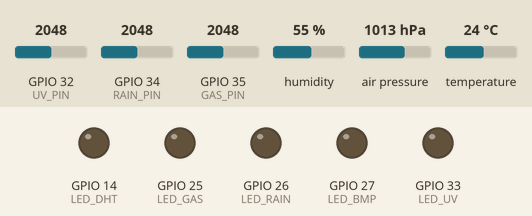
This sketch was run on a simulated ESP32. On the bench: output pins drawn as LEDs (lit = HIGH). The test bench sets the inputs (shaded band); at power-on: GPIO 34 (RAIN_PIN) = 2048, humidity 55 %, GPIO 32 (UV_PIN) = 2048, GPIO 35 (GAS_PIN) = 2048, air pressure 1013 hPa, temperature 24 °C. What the sketch prints to the serial monitor is not drawn.

Above: at 1.3 s.
1.4 s: GPIO 34 (RAIN_PIN) set to 1292
At 3.63 s:
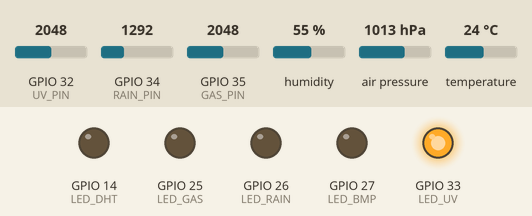
5.0 s: GPIO 34 (RAIN_PIN) set to 1199
At 10.89 s:
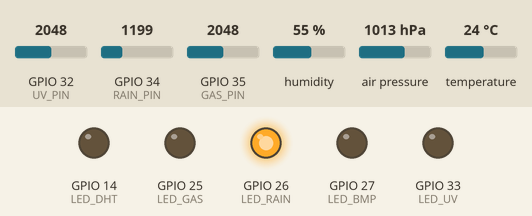
12.6 s: humidity set to 74 %
At 14.59 s:
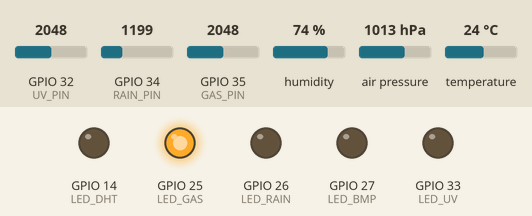
16.1 s: humidity set to 78 %
Timing chart, 0 to 23.2 s (numbered marks = the images above; inputs shaded):
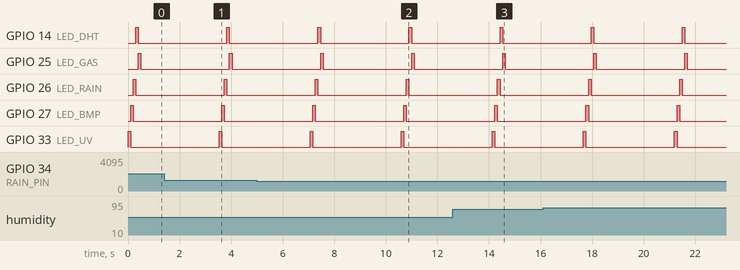

The sketch:

sketch_oct24a.ino
```cpp
#include <Wire.h>
#include <Adafruit_BMP085.h>
#include <DHT.h>

#define DHTPIN 4
#define DHTTYPE DHT11
#define RAIN_PIN 34
#define GAS_PIN 35
#define UV_PIN 32
#define LED_DHT 14
#define LED_BMP 27
#define LED_RAIN 26
#define LED_GAS 25
#define LED_UV 33

DHT dht(DHTPIN, DHTTYPE);
Adafruit_BMP085 bmp;

bool calibrated = false;
int dryRainBaseline = 0;
int wetRainBaseline = 0;
int uvBaseline = 0;
int gasBaseline = 0;

void setup() {
  Serial.begin(115200);
  dht.begin();

  if (!bmp.begin()) {
    Serial.println("BMP180 not detected. Check wiring!");
    while (1);
  }

  pinMode(LED_DHT, OUTPUT);
  pinMode(LED_BMP, OUTPUT);
  pinMode(LED_RAIN, OUTPUT);
  pinMode(LED_GAS, OUTPUT);
  pinMode(LED_UV, OUTPUT);

  Serial.println("Weather Station Initialized!");
  Serial.println("Calibration will run only if any sensor reports invalid data...");
}

void blinkLED(int pin) {
  digitalWrite(pin, HIGH);
  delay(100);
  digitalWrite(pin, LOW);
}

void blinkSequence() {
  blinkLED(LED_UV);
  blinkLED(LED_BMP);
  blinkLED(LED_RAIN);
  blinkLED(LED_DHT);
  blinkLED(LED_GAS);
}

void calibrateSensors() {
  Serial.println("Running sensor calibration...");
  long rainSum = 0, gasSum = 0, uvSum = 0;
  for (int i = 0; i < 10; i++) {
    rainSum += analogRead(RAIN_PIN);
    gasSum += analogRead(GAS_PIN);
    uvSum += analogRead(UV_PIN);
    delay(100);
  }
  dryRainBaseline = rainSum / 10;
  gasBaseline = gasSum / 10;
  uvBaseline = uvSum / 10;
  wetRainBaseline = dryRainBaseline - 1200; // assume ~1200 drop when wet
  wetRainBaseline = constrain(wetRainBaseline, 0, 4095);
  calibrated = true;
  Serial.println("Calibration complete.");
}

String classifyWeather(float temp, float hum, float pressure, float altitude, float rainPercent, int gasVal, int uvVal) {
  String weather = "Clear";

  if (rainPercent > 70 && hum > 80) weather = "Rain";
  else if (rainPercent > 30 && rainPercent <= 70) weather = "Drizzle";
  else if (hum > 85 && pressure < 1010) weather = "Fog";
  else if (hum > 75 && pressure < 1015) weather = "Mist";
  else if (temp <= 2 && hum > 80) weather = "Snow";
  else if (gasVal > 2000 && rainPercent > 20 && uvVal < 1500) weather = "Thunderstorm";
  else if (hum > 55 && temp < 28 && uvVal < 1800) weather = "Clouds";
  else weather = "Clear";

  return weather;
}

void loop() {
  blinkSequence();

  float temp = dht.readTemperature();
  float hum = dht.readHumidity();
  float pressure = bmp.readPressure() / 100.0;
  float altitude = bmp.readAltitude();
  int rainVal = analogRead(RAIN_PIN);
  int gasVal = analogRead(GAS_PIN);
  int uvVal = analogRead(UV_PIN);

  bool needCalib = false;
  if (isnan(temp) || isnan(hum)) needCalib = true;
  if (pressure < 800 || pressure > 1100) needCalib = true;
  if (rainVal < 10 || rainVal > 4090) needCalib = true;
  if (uvVal < 10 || uvVal > 4090) needCalib = true;

  if (!calibrated && needCalib) calibrateSensors();

  float rainPercent;
  if (calibrated)
    rainPercent = map(rainVal, wetRainBaseline, dryRainBaseline, 100, 0);
  else
    rainPercent = (4095.0 - rainVal) / 4095.0 * 100.0;

  rainPercent = constrain(rainPercent, 0.0, 100.0);

  String weather = classifyWeather(temp, hum, pressure, altitude, rainPercent, gasVal, uvVal);

  // Single clean output line
Serial.printf("Temperature: %.2f °C ", temp);
Serial.printf("Humidity: %.2f %% ", hum);
Serial.printf("Pressure: %.2f hPa ", pressure);
Serial.printf("Altitude: %.2f m ", altitude);
Serial.printf("Rain Intensity: %.2f %% ", rainPercent);
Serial.printf("Gas Level: %d ", gasVal);
Serial.printf("UV Level: %d ", uvVal);
Serial.println(weather);  // <-- single println at end for full line
Serial.println();         // blank line for spacing


  delay(3000);
}
```

Measured:
- the behaviour switches between 1229 and 1228 on GPIO 34 (RAIN_PIN) (found by bisection; images 1 and 2)
- by itself, GPIO 14 (LED_DHT), GPIO 25 (LED_GAS), GPIO 26 (LED_RAIN), GPIO 27 (LED_BMP), GPIO 33 (LED_UV): alternates HIGH for 0.10 s and LOW for 3.4 s
